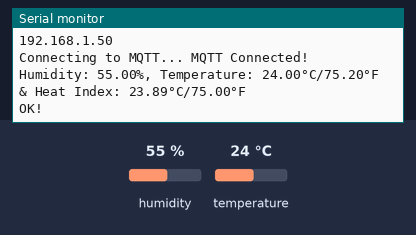
Bench run of a sketch on a simulated ESP8266 (NodeMCU). On the bench: the last lines printed to the serial monitor. The test bench sets the inputs (shaded band); at power-on: humidity 55 %, temperature 24 °C. WiFi joins after 1.5 s; servers stay silent unless stated; no MQTT or app messages arrive unless stated.

Above: at 3.4 s.
3.5 s: humidity set to 22 %
At 5.7 s:
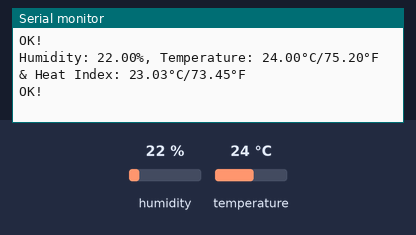
6.2 s: temperature set to 12 °C
At 7.5 s:
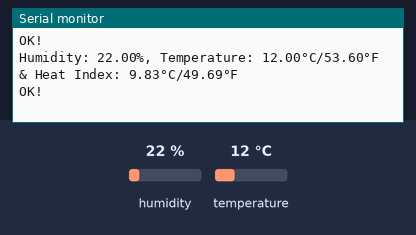
8.9 s: humidity set to 40 %
At 11.1 s:
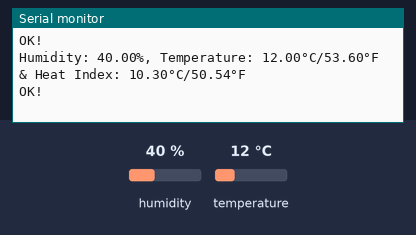
Timing chart, 0 to 12.6 s (numbered marks = the images above; inputs shaded):
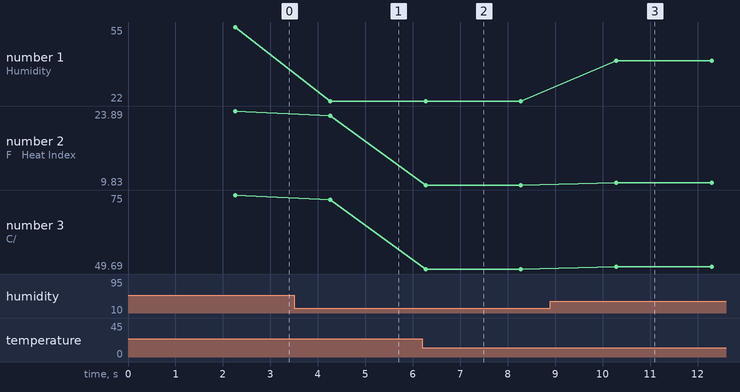

Measured:
- after the input at 3.5 s, the serial monitor: prints a new line after 0.77 s (image 1)
- after the input at 6.2 s, the serial monitor: prints a new line after 0.07 s (image 2)
- after the input at 8.9 s, the serial monitor: prints a new line after 1.4 s (image 3)
- plotted number 1: 55 → 22 after the input at 3.5 s, 22 → 40 after the input at 8.9 s
- plotted number 2: 23.89 → 23.03 after the input at 3.5 s, 23.03 → 9.83 after the input at 6.2 s, 9.83 → 10.3 after the input at 8.9 s
- plotted number 3: 75 → 73.45 after the input at 3.5 s, 73.45 → 49.69 after the input at 6.2 s, 49.69 → 50.54 after the input at 8.9 s

The sketch:

LabD_Temperature.ino
```cpp
/*
  LAB D: ESP8266 DHT22 - Temperature and Humidity with AdaFruit IO
  NodeMCU IoT Collect Temperature and Humidity and Publish to Internet
*/

#include <ESP8266WiFi.h>
#include "Adafruit_MQTT.h"
#include "Adafruit_MQTT_Client.h"
#include "DHT.h"     // including the library of DHT22 temperature and humidity sensor

// WiFi Access Point
#define WLAN_SSID       "Saggezza"
#define WLAN_PASS       "sagg3zzan0w1r3"

// AdaFruit IO Connection Details
#define AIO_SERVER      "io.adafruit.com"
#define AIO_SERVERPORT  1883                   // use 8883 for SSL
#define AIO_USERNAME    "thanneer"
#define AIO_KEY         "3d65849406e446dfa3a125ed8e9d2649"

// Setting up the DHT Sensor
#define DHTTYPE DHT22
#define dht_dpin 5
DHT dht(dht_dpin, DHTTYPE);

// Setting up your WiFi Client and MQTT Client
WiFiClient client;
Adafruit_MQTT_Client mqtt(&client, AIO_SERVER, AIO_SERVERPORT, AIO_USERNAME, AIO_KEY);

// Publishing to the AdaFruit IO Feed.
// MQTT paths for AIO follow the form: <username>/feeds/<feedname>
Adafruit_MQTT_Publish myFirstValue = Adafruit_MQTT_Publish(&mqtt, AIO_USERNAME "/feeds/NodeMCUTestFeed");

//MQTT Connection
void MQTT_connect();

void setup() {

  dht.begin();
  Serial.begin(115200);
  Serial.println("Humidity and temperature\n\n");
  delay(700);

  // Connect to WiFi access point.
  Serial.println(); Serial.println();
  Serial.print("Connecting to ");
  Serial.println(WLAN_SSID);

  WiFi.begin(WLAN_SSID, WLAN_PASS);
  while (WiFi.status() != WL_CONNECTED) {
    delay(500);
    Serial.print(".");
  }
  Serial.println();

  Serial.println("WiFi connected");
  Serial.println("IP address: "); Serial.println(WiFi.localIP());

}

void loop() {
    // Ensure the connection to the MQTT server is alive
    MQTT_connect();

    // Reading Humidity
    float h = dht.readHumidity();
    // Read temperature as Celsius (the default)
    float t = dht.readTemperature();
    // Read temperature as Fahrenheit (isFahrenheit = true)
    float f = dht.readTemperature(true);

    // Check if any reads failed and exit early (to try again).
    if (isnan(h) || isnan(t) || isnan(f)) {
      Serial.println(F("Failed to read from DHT sensor!"));
      return;
    }

    // Compute heat index in Fahrenheit (the default)
    float hif = dht.computeHeatIndex(f, h);
    // Compute heat index in Celsius (isFahreheit = false)
    float hic = dht.computeHeatIndex(t, h, false);

    Serial.print(F("Humidity: "));
    Serial.print(h);
    Serial.print(F("%, Temperature: "));
    Serial.print(t);
    Serial.print(F("°C/"));
    Serial.print(f);
    Serial.print(F("°F & Heat Index: "));
    Serial.print(hic);
    Serial.print(F("°C/"));
    Serial.print(hif);
    Serial.println(F("°F"));

    // Now we can publish stuff!
    if (! myFirstValue.publish(hif)) {
      Serial.println(F("Failed"));
    } else {
      Serial.println(F("OK!"));
    }

    // Wait a few seconds between measurements.
    delay(2000);
}

// Function to connect and reconnect as necessary to the MQTT server.
// Should be called in the loop function and it will take care if connecting.
void MQTT_connect() {
  int8_t ret;

  // Stop if already connected.
  if (mqtt.connected()) {
    return;
  }

  Serial.print("Connecting to MQTT... ");

  uint8_t retries = 3;
  while ((ret = mqtt.connect()) != 0) { // connect will return 0 for connected
       Serial.println(mqtt.connectErrorString(ret));
       Serial.println("Retrying MQTT connection in 5 seconds...");
       mqtt.disconnect();
       delay(5000);  // wait 5 seconds
       retries--;
       if (retries == 0) {
         // basically die and wait for WDT to reset me
         while (1);
       }
  }
  Serial.println("MQTT Connected!");
}
```
